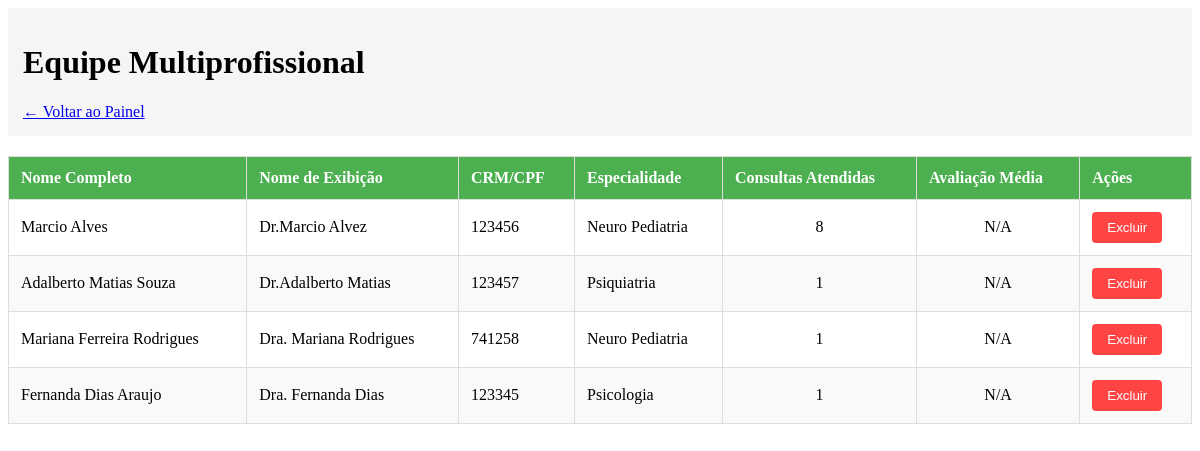
The app's page /lista_medico (signed in) with its own data.
### models.py (models this page shows, shortened)
class Doctor(db.Model):
    id = db.Column(db.Integer, primary_key=True)
    full_name = db.Column(db.String(100), nullable=False)
    name = db.Column(db.String(100), nullable=False)
    crm = db.Column(db.String(20), unique=True, nullable=False)
    specialty = db.Column(db.String(50), nullable=False)
    appointments = db.relationship('Appointment', back_populates='doctor', lazy=True)
    avaliacoes = db.relationship('Avaliacao', back_populates='doctor', lazy=True)

### routes.py (the view)
    @app.route('/lista_medico')
    @login_required
    def lista_equipe():
        if not current_user.is_admin:
            flash('Acesso negado. Área restrita a administradores.', 'error')
            return redirect(url_for('dashboard'))
        medicos = db.session.query(
            Doctor,
            func.count(Appointment.id).label('total_consultas'),
            func.coalesce(func.avg(Avaliacao.satisfaction_score), 0.0).label('media_avaliacao')
        ).outerjoin(Appointment, Doctor.id == Appointment.doctor_id
        ).outerjoin(Avaliacao, Doctor.id == Avaliacao.doctor_id
        ).group_by(Doctor.id).all()
        return render_template('lista_equipe.html', medicos=medicos)

### templates/lista_equipe.html (shortened to what this page needs)
<!DOCTYPE html>
<html lang="pt-BR">
<head>
</head>
<body>
    <div class="stats">
        <h1>Equipe Multiprofissional</h1>
        <a href="{{ url_for('admin_panel') }}">← Voltar ao Painel</a>
    </div>
    <table>
        <thead>
            <tr>
                <th>Nome Completo</th>
                <th>Nome de Exibição</th>
                <th>CRM/CPF</th>
                <th>Especialidade</th>
                <th>Consultas Atendidas</th>
                <th>Avaliação Média</th>
                <th>Ações</th>
            </tr>
        </thead>
        <tbody>
            {% for medico in medicos %}
            <tr>
                <td>{{ medico.Doctor.full_name }}</td>
                <td>{{ medico.Doctor.name }}</td>
                <td>{{ medico.Doctor.crm }}</td>
                <td>{{ medico.Doctor.specialty }}</td>
                <td>{{ medico.total_consultas }}</td>
                <td>
                    {% if medico.media_avaliacao > 0 %}
                        <span class="stars">{{ "%.1f"|format(medico.media_avaliacao) }}</span>
                    {% else %}
                        N/A
                    {% endif %}
                </td>
                <td>
                    <form method="POST" action="{{ url_for('deletar_medico', medico_id=medico.Doctor.id) }}">
                        <button type="submit" class="delete-btn"
                                onclick="return confirm('Tem certeza que deseja excluir este médico?')">
                            Excluir
                        </button>
                    </form>
                </td>
            </tr>
            {% endfor %}
        </tbody>
    </table>
</body>
</html>

### templates/lista_equipe.html (style rules this page uses)
table { width: 100%; border-collapse: collapse; margin-top: 20px; }
th, td { border: 1px solid #ddd; padding: 12px; text-align: left; }
th { background-color: #4CAF50; color: white; }
tr:nth-child(even) { background-color: #f9f9f9; }
.delete-btn { background-color: #ff4444; color: white; border: none; padding: 8px 15px; border-radius: 4px; cursor: pointer; transition: background-color 0.3s; }
.stats { background-color: #f5f5f5; padding: 15px; margin-bottom: 20px; border-radius: 4px; }
td:nth-child(5), td:nth-child(6) { text-align: center; }

### records on screen
Doctor: Doctor.full_name "Marcio Alves", Doctor.name "Dr.Marcio Alvez", Doctor.crm "123456", Doctor.specialty "Neuro Pediatria", total_consultas "8"
Doctor: Doctor.full_name "Adalberto Matias Souza", Doctor.name "Dr.Adalberto Matias", Doctor.crm "123457", Doctor.specialty "Psiquiatria", total_consultas "1"
Doctor: Doctor.full_name "Mariana Ferreira Rodrigues", Doctor.name "Dra. Mariana Rodrigues", Doctor.crm "741258", Doctor.specialty "Neuro Pediatria", total_consultas "1"
Doctor: Doctor.full_name "Fernanda Dias Araujo", Doctor.name "Dra. Fernanda Dias", Doctor.crm "123345", Doctor.specialty "Psicologia", total_consultas "1"
